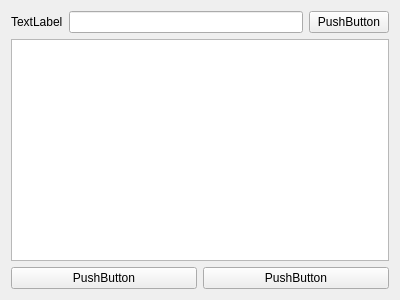
<?xml version="1.0" encoding="UTF-8"?>
<ui version="4.0">
 <class>BluetoothSearchFilterWidget</class>
 <widget class="QWidget" name="BluetoothSearchFilterWidget">
  <property name="geometry">
   <rect>
    <x>0</x>
    <y>0</y>
    <width>400</width>
    <height>300</height>
   </rect>
  </property>
  <property name="windowTitle">
   <string>Form</string>
  </property>
  <layout class="QVBoxLayout" name="verticalLayout_2">
   <item>
    <layout class="QVBoxLayout" name="verticalLayout" stretch="1,2,1">
     <item>
      <layout class="QHBoxLayout" name="horizontalLayout_3">
       <item>
        <widget class="QLabel" name="filterNameLabel">
         <property name="text">
          <string>TextLabel</string>
         </property>
        </widget>
       </item>
       <item>
        <widget class="QLineEdit" name="lineEdit"/>
       </item>
       <item>
        <widget class="QPushButton" name="applyPushButton">
         <property name="text">
          <string>PushButton</string>
         </property>
        </widget>
       </item>
      </layout>
     </item>
     <item>
      <layout class="QHBoxLayout" name="horizontalLayout_2">
       <item>
        <widget class="QListWidget" name="listWidget"/>
       </item>
      </layout>
     </item>
     <item>
      <layout class="QHBoxLayout" name="horizontalLayout">
       <item>
        <widget class="QPushButton" name="yesPushButton">
         <property name="text">
          <string>PushButton</string>
         </property>
        </widget>
       </item>
       <item>
        <widget class="QPushButton" name="noPushButton">
         <property name="text">
          <string>PushButton</string>
         </property>
        </widget>
       </item>
      </layout>
     </item>
    </layout>
   </item>
  </layout>
 </widget>
 <resources/>
 <connections/>
</ui>
